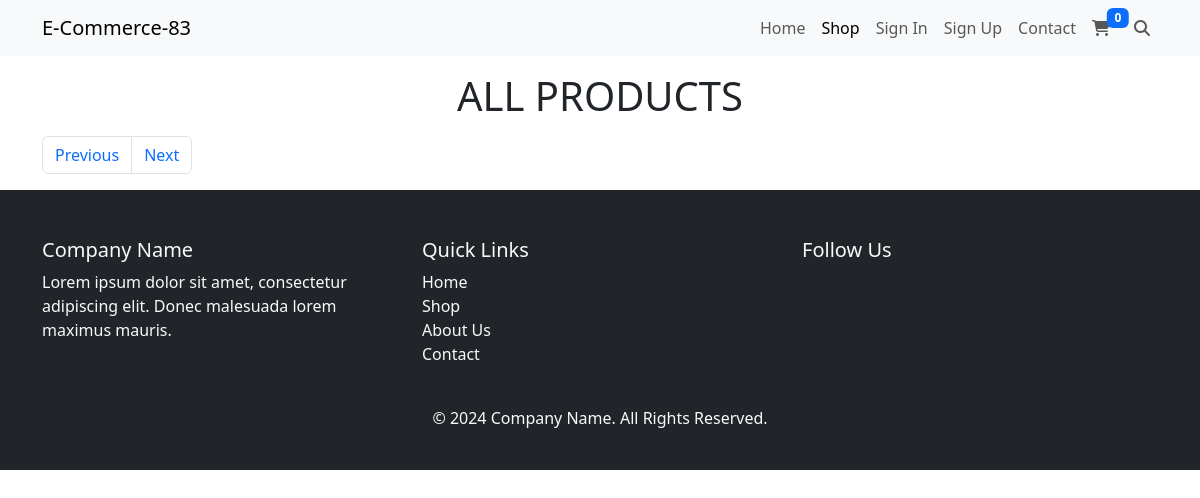
Before: /all-products.php?page=2 with the older database file.
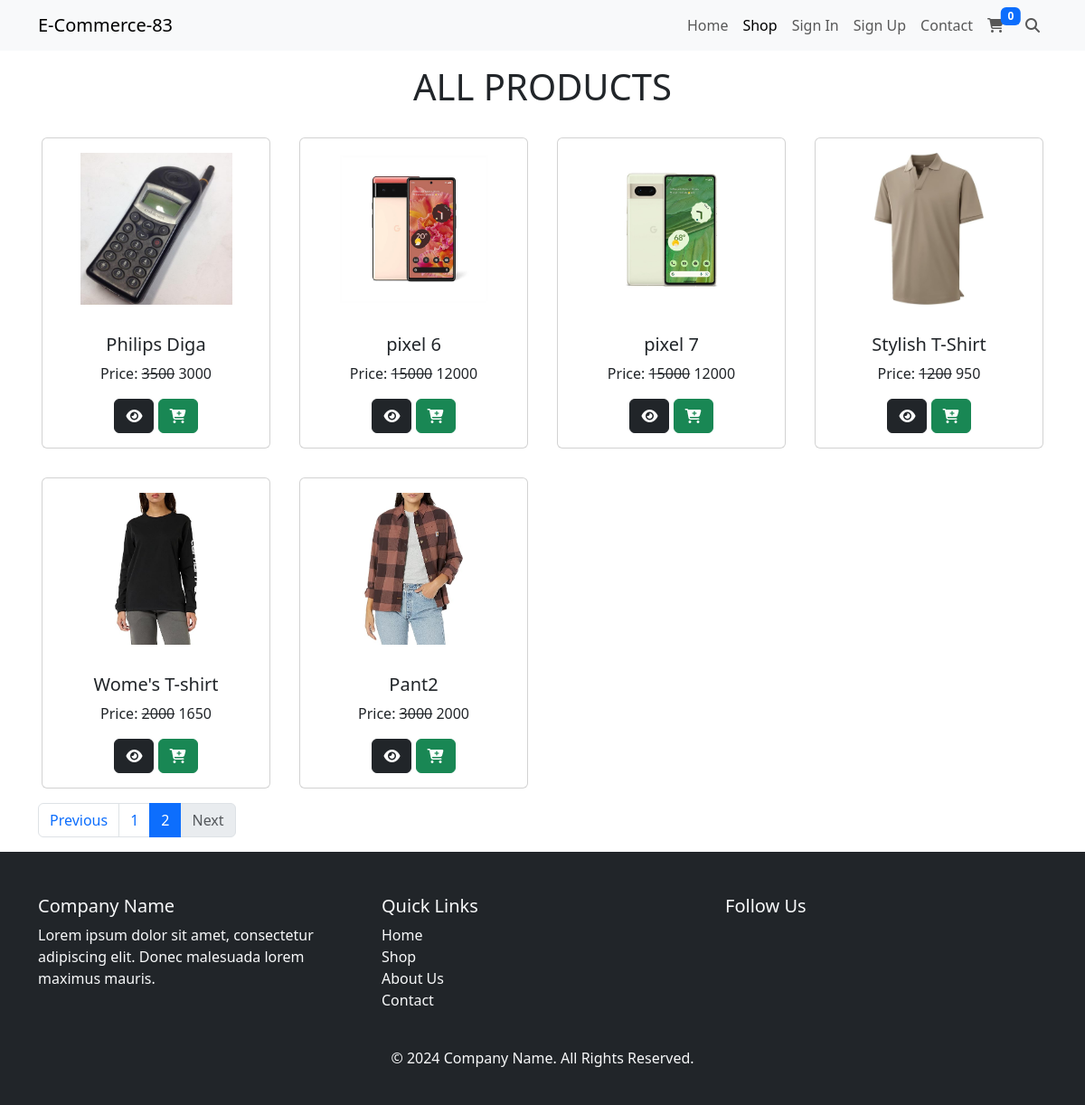
After: the same page with the newer database file.
### tables this page shows
CREATE TABLE `products` (
  `id` int(11) NOT NULL,
  `name` varchar(255) NOT NULL,
  `category_id` int(11) NOT NULL,
  `regular_price` int(11) NOT NULL,
  `sale_price` int(11) NOT NULL,
  `stocks` int(11) NOT NULL,
  `image` varchar(255) NOT NULL,
  `description` longtext NOT NULL,
  `created_at` timestamp NOT NULL DEFAULT current_timestamp()
);

### all-products.php (the view, shortened to what this page needs)
<?php
    require_once "header.php";
    $pageNo = $_GET['page'];
    $limit = 8;
    $offset = ($pageNo - 1) * $limit;
    $sql = "SELECT * FROM `products` LIMIT $offset, $limit";
    $result = $conn->query($sql);
    $totalProducts = $conn->query("SELECT * FROM `products`")->num_rows;
    $totalPages = ceil($totalProducts / $limit);
    $products = $result->fetch_all(MYSQLI_ASSOC);
?>
    <div class="container">
        <div class="row">
            <div class="col-md-12 text-center my-3 text-uppercase display-6">
                All Products
            </div>
            <?php
                foreach($products as $product){
            ?>
                <div class="col-md-3 p-3">
                    <div class="card">
                        <img src="uploads/<?= $product['image'] ?>" alt="<?= $product['name'] ?>" class="card-img-top p-3" style="height: 200px; object-fit: contain">
                        <div class="card-body text-center">
                            <h5 class="card-title"><?= $product['name'] ?></h5>
                            <p class="card-text">
                                Price:
                                <s><?= $product['regular_price'] ?></s>
                                <?= $product['sale_price'] ?>
                            </p>
                            <a href="single-product.php?pid=<?= $product['id'] ?>" class="btn btn-dark">
                                <i class="fas fa-eye"></i>
                            </a>
                            <button class="btn btn-success">
                                <i class="fas fa-cart-plus"></i>
                            </button>
                        </div>
                    </div>
                </div>
            <?php } ?>
            <div class="col-md-12 text-center">
                <nav aria-label="Page navigation example">
                    <ul class="pagination">
                        <li class="page-item <?= $pageNo == 1 ? 'disabled' : '' ?>">
                            <a class="page-link" href="all-products.php?page=<?= $pageNo - 1 ?>">Previous</a>
                        </li>
                        <?php
                            for($i = 1; $i <= $totalPages; $i++){
                        ?>
                            <li class="page-item <?= $pageNo == $i ? 'active' : '' ?>">
                                <a class="page-link" href="all-products.php?page=<?= $i ?>"><?= $i ?></a>
                            </li>
                        <?php } ?>
                        <li class="page-item <?= $pageNo == $totalPages ? 'disabled' : '' ?>">
                            <a class="page-link" href="all-products.php?page=<?= $pageNo + 1 ?>">Next</a>
                        </li>
                    </ul>
                </nav>
            </div>
        </div>
    </div>
<?php
    require_once "footer.php";
?>

### header.php (shortened to what this page needs)
<!doctype html>
<html lang="en">
  <head>
    <link href="https://cdn.jsdelivr.net/npm/bootstrap@5.3.3/dist/css/bootstrap.min.css" rel="stylesheet">
    <link rel="stylesheet" href="https://cdnjs.cloudflare.com/ajax/libs/font-awesome/6.6.0/css/all.min.css" />
    <link rel="stylesheet" href="https://cdnjs.cloudflare.com/ajax/libs/toastr.js/latest/toastr.css" />
    <link rel="stylesheet" href="https://code.jquery.com/ui/1.12.1/themes/base/jquery-ui.css">
  </head>
  <body>
    <?php
    require_once "navbar.php";
    ?>

### navbar.php (shortened to what this page needs)
<?php
  $pageName = basename($_SERVER['PHP_SELF']);
?>
<nav class="navbar navbar-expand-lg bg-body-tertiary">
  <div class="container">
    <a class="navbar-brand" href="./">E-Commerce-83</a>
    <div class="collapse navbar-collapse" id="navbarSupportedContent">
      <ul class="navbar-nav ms-auto mb-2 mb-lg-0">
        <li class="nav-item">
          <a class="nav-link <?= $pageName == "index.php"?  "active":null ?>" aria-current="page" href="./">Home</a>
        </li>
        <li class="nav-item">
          <a class="nav-link <?= $pageName == "all-products.php"?  "active":null ?>" href="./all-products.php">Shop</a>
        </li>
        <?php if(!isset($_SESSION['user'])){ ?>
            <li class="nav-item">
            <a class="nav-link" href="./signin.php">Sign In</a>
            </li>
            <li class="nav-item">
            <a class="nav-link" href="./signup.php">Sign Up</a>
            </li>
        <?php } ?>
        <li class="nav-item">
          <a class="nav-link" href="./contact.php">Contact</a>
        </li>
        <li class="nav-item me-2">
          <button class="nav-link position-relative" data-bs-toggle="offcanvas" data-bs-target="#offcanvasRight" aria-controls="offcanvasRight">
            <i class="fas fa-shopping-cart"></i>
            <span class="badge bg-primary position-absolute top-0 start-100 translate-middle-x" id="cartCount">0</span>
          </button>
        </li>
        <li class="nav-item">
          <a class="nav-link" href="./search.php">
            <i class="fas fa-search"></i>
          </a>
        </li>
      </ul>
    </div>
  </div>
</nav>

### footer.php (shortened to what this page needs)
<footer class="bg-dark text-light pt-5 pb-4">
  <div class="container">
    <div class="row">
      <div class="col-md-4">
        <h5>Company Name</h5>
        <p>Lorem ipsum dolor sit amet, consectetur adipiscing elit. Donec malesuada lorem maximus mauris.</p>
      </div>
      <div class="col-md-4">
        <h5>Quick Links</h5>
        <ul class="list-unstyled">
          <li><a href="#" class="text-light text-decoration-none">Home</a></li>
          <li><a href="#" class="text-light text-decoration-none">Shop</a></li>
          <li><a href="#" class="text-light text-decoration-none">About Us</a></li>
          <li><a href="#" class="text-light text-decoration-none">Contact</a></li>
        </ul>
      </div>
      <div class="col-md-4">
        <h5>Follow Us</h5>
      </div>
    </div>
    <div class="text-center mt-4">
      <p>&copy; 2024 Company Name. All Rights Reserved.</p>
    </div>
  </div>
</footer>
</body>
</html>

Changed rows visible on the page:
added products: image (picture), name "Philips Diga", regular_price "3500", sale_price "3000"
added products: image+name (picture), name "pixel 6", regular_price "15000", sale_price "12000"
added products: image (picture), name "pixel 7", regular_price "15000", sale_price "12000"
added products: image (picture), name "Stylish T-Shirt", regular_price "1200", sale_price "950"
added products: image (picture), name "Wome's T-shirt", regular_price "2000", sale_price "1650"
added products: image (picture), name "Pant2", regular_price "3000", sale_price "2000"
Other visible differences:
new list line: "1"
new list line: "2"
